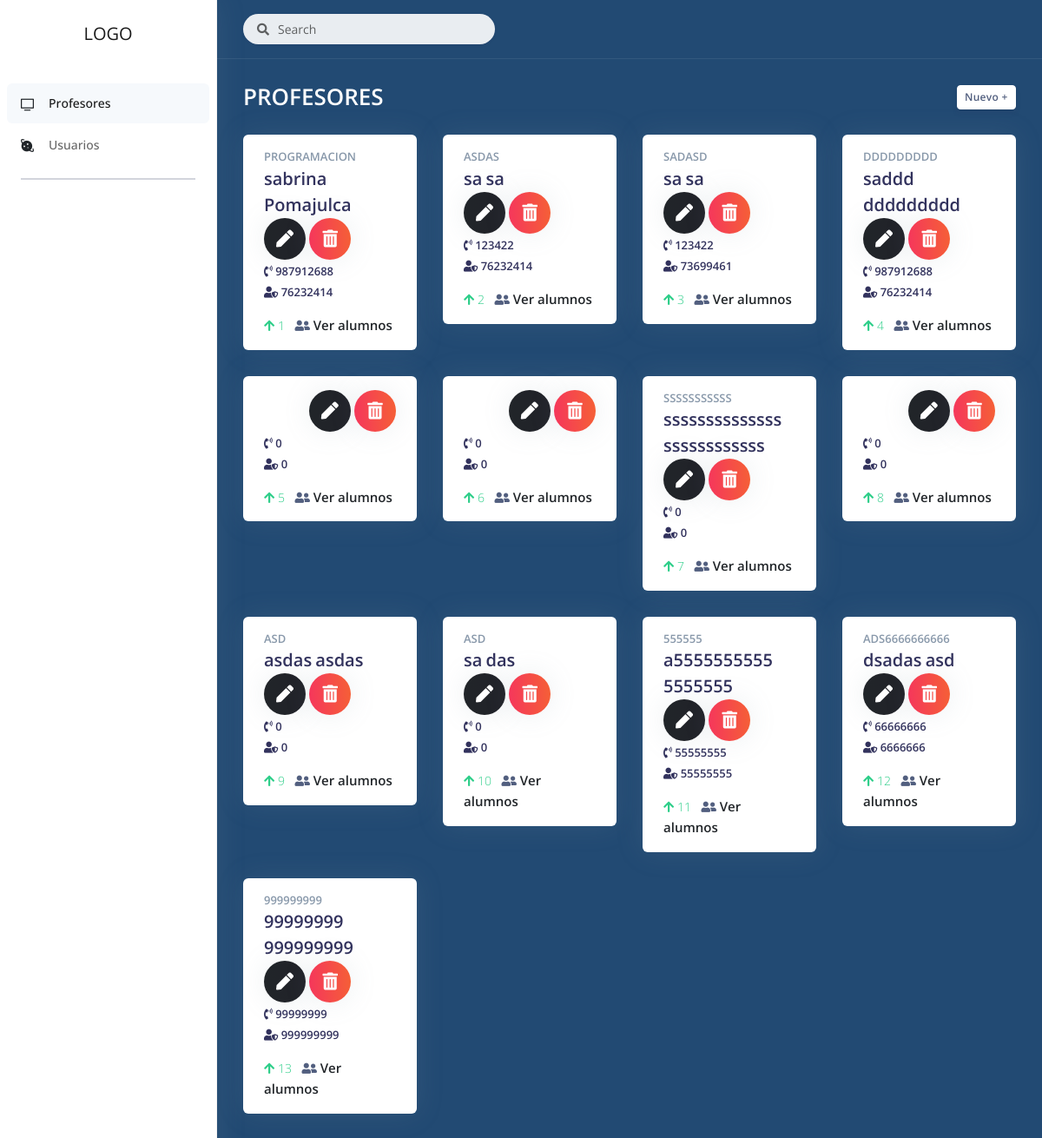
Screenshot of /profesores.php with the database file from the repository.
### tables this page shows
CREATE TABLE `profesor` (
  `id_pro` int(11) NOT NULL,
  `nombres` varchar(225) DEFAULT NULL,
  `apellidos` varchar(225) DEFAULT NULL,
  `especialidad` varchar(223) DEFAULT NULL,
  `telefono` int(10) DEFAULT NULL,
  `dni` int(8) DEFAULT NULL
);

### profesores.php (the view, shortened to what this page needs)
<?php
require_once('conexion.php');
$registro = $servidor->query("SELECT * FROM profesor");
?>
<!DOCTYPE html>
<html>
<head>
    <link rel="stylesheet" href="https://use.fontawesome.com/releases/v5.15.2/css/all.css" />
    <link rel="stylesheet" href="css/mdb.min.css" />
  <link rel="stylesheet" href="assets/vendor/nucleo/css/nucleo.css" type="text/css">
  <link rel="stylesheet" href="assets/vendor/@fortawesome/fontawesome-free/css/all.min.css" type="text/css">
  <link rel="stylesheet" href="assets/css/argon.css?v=1.2.0" type="text/css">
</head>
<body>
<nav class="sidenav navbar navbar-vertical
   fixed-left  navbar-expand-xs navbar-light bg-white" id="sidenav-main" >
    <div class="scrollbar-inner">
      <div class="sidenav-header  align-items-center">
        <a class="navbar-brand" href="javascript:void(0)">
       LOGO
        </a>
      </div>
      <div class="navbar-inner">
        <div class="collapse navbar-collapse" id="sidenav-collapse-main">
          <ul class="navbar-nav">
            <li class="nav-item">
              <a class="nav-link active" href="profesores.php">
                <i class="ni ni-tv-2 text-dark"></i>
                <span class="nav-link-text">Profesores</span>
              </a>
            </li>
            <li class="nav-item">
              <a class="nav-link" href="usuarios.php">
                <i class="ni ni-planet text-dark"></i>
                <span class="nav-link-text">Usuarios</span>
              </a>
            </li>
          </ul>
          <hr class="my-3">
        </div>
      </div>
    </div>
</nav>
<div class="main-content" id="panel"  style="background-color: #224a73;">
    <nav class="navbar navbar-top navbar-expand navbar-dark  border-bottom">
      <div class="container-fluid">
        <div class="collapse navbar-collapse" id="navbarSupportedContent">
          <form class="navbar-search navbar-search-light form-inline mr-sm-3" id="navbar-search-main">
            <div class="form-group mb-0">
              <div class="input-group input-group-alternative input-group-merge">
                <div class="input-group-prepend">
                  <span class="input-group-text"><i class="fas fa-search"></i></span>
                </div>
                <input class="form-control" placeholder="Search" type="text">
              </div>
            </div>
          </form>
        </div>
      </div>
    </nav>
    <div class="header  pb-6" style="background-color: #224a73;">
      <div class="container-fluid">
        <div class="header-body">
          <div class="row align-items-center py-4">
            <div class="col-lg-6 col-7">
              <h6 class="h1 text-white d-inline-block mb-0">PROFESORES</h6>
            </div>
            <div class="col-lg-6 col-5 text-right">
              <a  type="button"
        data-mdb-toggle="modal"
        data-mdb-target="#exampleModal" class="btn btn-sm btn-neutral">Nuevo + </a>
            </div>
          </div>
          <div class="row">
          <?php $posicion=1; foreach ($registro as $show){
              ?>
            <div class="col-xl-3 col-md-6">
              <div class="card card-stats">
                <div class="card-body">
                  <div class="row">
                    <div class="col">
                      <h5 class="card-title text-uppercase text-muted mb-0"><?php echo $show['especialidad']?></h5>
                      <span class="h2 font-weight-bold mb-0"><?php echo $show['nombres']?></span>
                      <span class="h2 font-weight-bold mb-0"><?php echo $show['apellidos']?></span>
                    </div>
                    <div class="col-auto">
                      <div class="icon icon-shape bg-gradient-dark text-white rounded-circle shadow">
                      <i class="fas fa-pen"></i>
                      </div>
                      <div class="icon icon-shape bg-gradient-red text-white rounded-circle shadow">
                      <i class="fas fa-trash-alt"></i>
                      </div>
                    </div>
                  </div>
                  <span class="h5 text-nowrap"><i class="fas fa-phone-volume"></i> <?php echo $show['telefono']?></span>
                  <br>
                  <span class="h5 text-nowrap"><i class="fas fa-user-shield"></i> <?php echo $show['dni']?></span>
                  <p class="mt-3 mb-0 text-sm">
                    <span class="text-success mr-2"><i class="fa fa-arrow-up"></i> <?php echo $show['id_pro']?></span>
                  <strong> <i class="fas fa-user-friends"></i>
                   <a class="h4 text-dark" href="alumnos.php?id_pro=<?php echo $show['id_pro']; ?>" >Ver alumnos</a></strong>
                  </p>
                </div>
              </div>
            </div>
      <?php }?>
          </div>
        </div>
      </div>
    </div>
  </div>
  </body>
  </html>
</body>
</html>

### rows the page displays
profesor: especialidad "PROGRAMACION", nombres "sabrina", apellidos "Pomajulca", telefono "987912688", dni "76232414", id_pro "1"
profesor: especialidad "ASDAS", nombres "sa", apellidos "sa", telefono "123422", dni "76232414", id_pro "2"
profesor: especialidad "SADASD", nombres "sa", apellidos "sa", telefono "123422", dni "73699461", id_pro "3"
profesor: especialidad "DDDDDDDDD", nombres "saddd", apellidos "ddddddddd", telefono "987912688", dni "76232414", id_pro "4"
profesor: telefono "0", dni "0", id_pro "5"
profesor: telefono "0", dni "0", id_pro "6"
profesor: especialidad "SSSSSSSSSSS", nombres "ssssssssssssss", apellidos "ssssssssssss", telefono "0", dni "0", id_pro "7"
profesor: telefono "0", dni "0", id_pro "8"
profesor: especialidad "ASD", nombres "asdas", apellidos "asdas", telefono "0", dni "0", id_pro "9"
profesor: especialidad "ASD", nombres "sa", apellidos "das", telefono "0", dni "0", id_pro "10"
profesor: especialidad "555555", nombres "a5555555555", apellidos "5555555", telefono "55555555", dni "55555555", id_pro "11"
profesor: especialidad "ADS6666666666", nombres "dsadas", apellidos "asd", telefono "66666666", dni "6666666", id_pro "12"
profesor: especialidad "999999999", nombres "99999999", apellidos "999999999", telefono "99999999", dni "999999999", id_pro "13"
